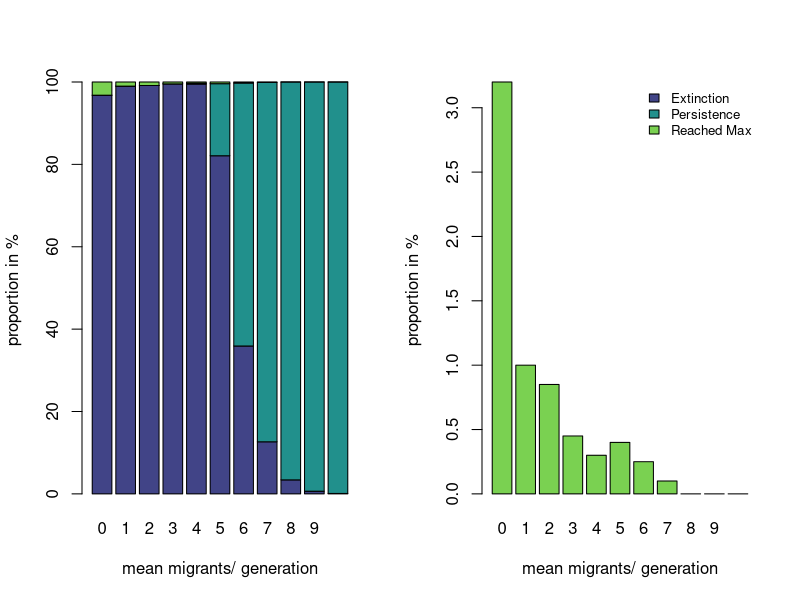
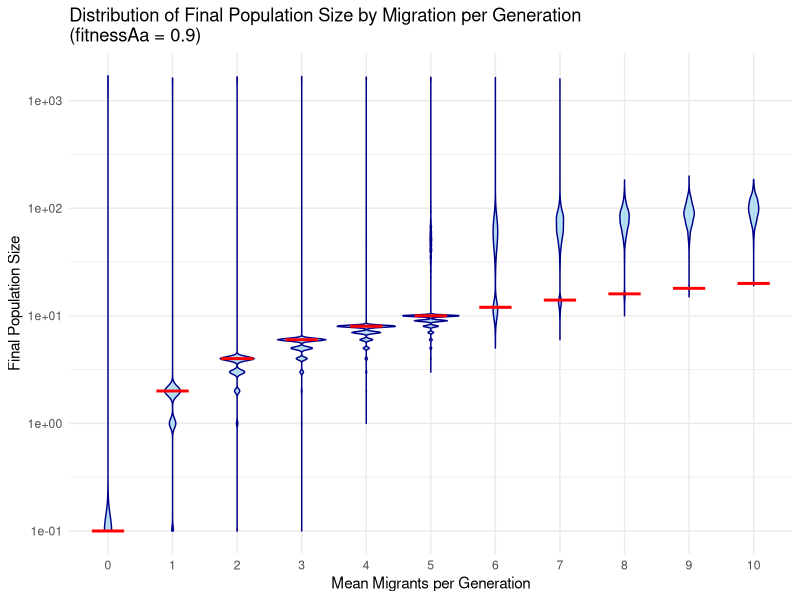
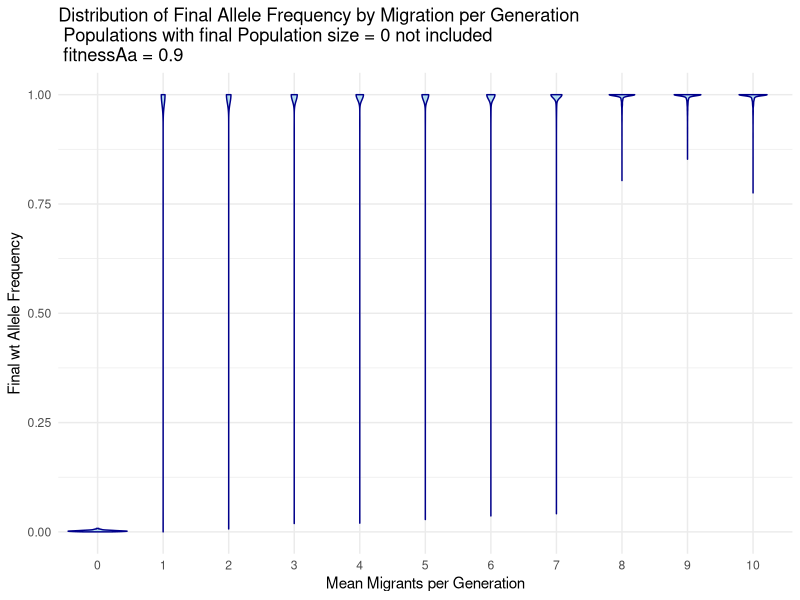
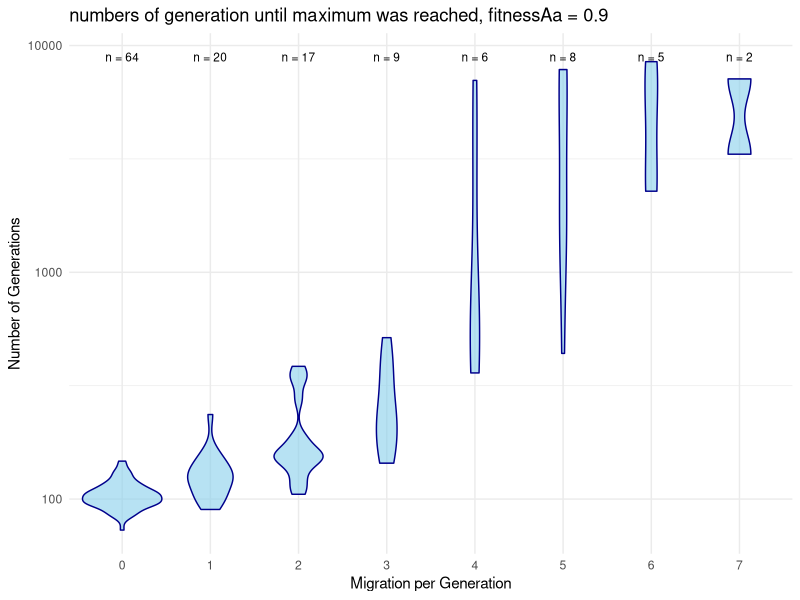
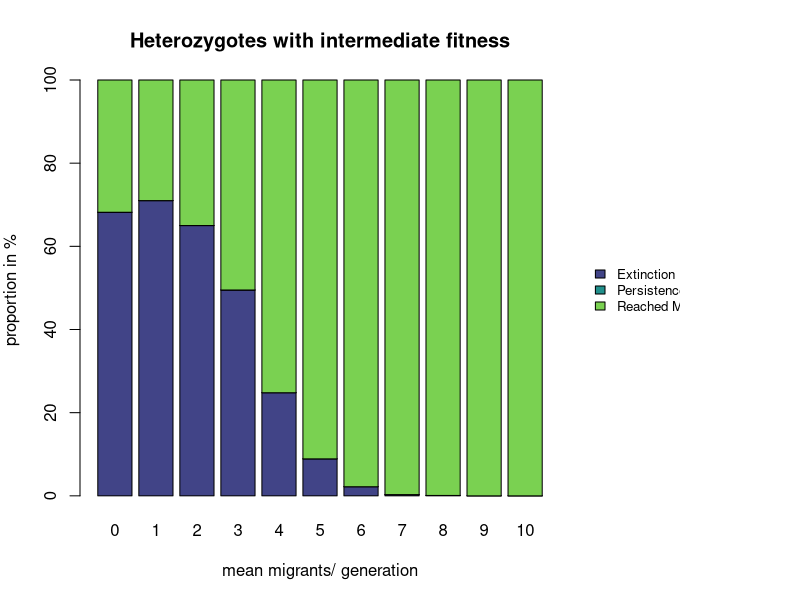
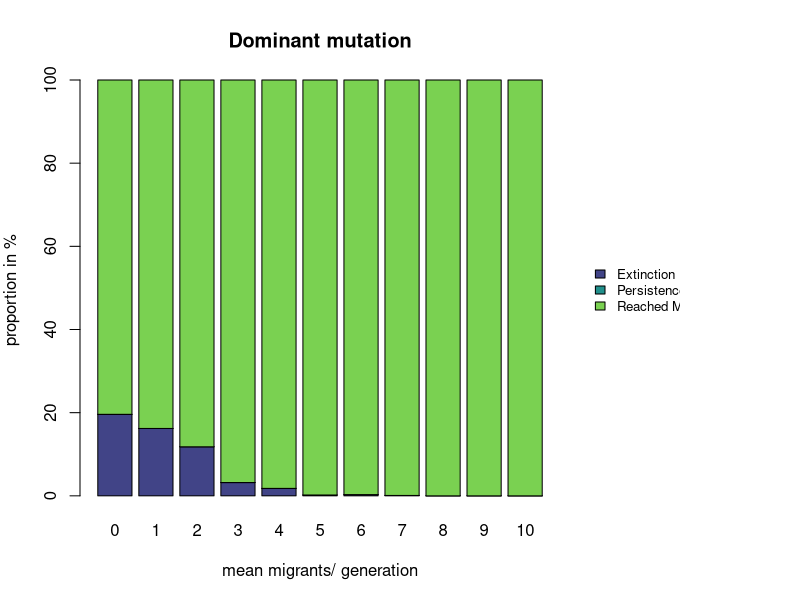

These charts were generated, in order, by the following R code: (Note: this script raises an error after producing the figures.)
## ---- chunk 1
#setwd("C:/Users/flori/OneDrive/Dokumente/Studium/THEE researchpractical/TEE_Shadowvalley") # get the data frame 
df <- read.csv("Data_29_10_2024.csv")
# make a matrix with the amount of each outcome per mig rate
mig <- matrix(NA,nrow = 3, ncol = 11)
for (i in 0:(ncol(mig)-1)){
  mig[,i+1] <- c(sum(df$success[df$migration_per_gen == i & df$fitnessAa ==0.9] == "extinction"),
                 sum(df$success[df$migration_per_gen == i & df$fitnessAa ==0.9] == "medium"),
                 sum(df$success[df$migration_per_gen == i & df$fitnessAa ==0.9] == "reached_max"))
}
# translate it into %
mig <- mig/20
## ---- chunk 2
library("viridis")
colors <- viridis(3,begin = 0.2,end = 0.8)
par(mfrow = (c(1,2)))
barplot(mig, col = colors, names.arg = 0:10, xlab = "mean migrants/ generation", ylab ="proportion in %")
barplot(mig[3,], names.arg = 0:10, col = colors[3],xlab = "mean migrants/ generation", ylab ="proportion in %")
legend("topright", legend = c("Extinction", "Persistence", "Reached Max"), fill = colors, bty = "n", cex = 0.8)
## ---- chunk 3
library(ggplot2)
library(dplyr)

# Filter the data for fitnessAa == 0.9
filtered_data <- df %>%
  filter(fitnessAa == 0.9) %>%
  mutate(final_pop_size = ifelse(final_pop_size == 0,0.1, final_pop_size))

line_data <- data.frame(
  migration_per_gen = 1:11,
  final_pop_size = 2 * (0:10)
) %>%
  mutate(final_pop_size = ifelse(final_pop_size == 0, 0.1, final_pop_size))

# Create a violin plot of final_pop_size against migration_per_gen
ggplot(filtered_data, aes(x = factor(migration_per_gen), y = final_pop_size)) +
  geom_violin(fill = "skyblue", color = "darkblue", alpha = 0.6) +  # Violin plot for distribution
  scale_y_log10()+
  labs(x = "Mean Migrants per Generation", y = "Final Population Size",
       title = "Distribution of Final Population Size by Migration per Generation\n(fitnessAa = 0.9)") +
  theme_minimal()+
  geom_segment(data = line_data, 
               aes(x = migration_per_gen-0.25, 
                   xend = migration_per_gen+0.25, 
                   y = final_pop_size, 
                   yend = final_pop_size), 
               color = "red", 
               size = 1)
## ---- chunk 4
library(ggplot2)
library(dplyr)

# Filter the data for fitnessAa == 0.9
filtered_data <- df %>%
  filter(fitnessAa == 0.9)

# Create a violin plot of final_pop_size against migration_per_gen
ggplot(filtered_data, aes(x = factor(migration_per_gen), y = p_final)) +
  geom_violin(fill = "skyblue", color = "darkblue", alpha = 0.6) +  # Violin plot for distribution
  labs(x = "Mean Migrants per Generation", y = "Final wt Allele Frequency",
       title = "Distribution of Final Allele Frequency by Migration per Generation\n Populations with final Population size = 0 not included \n fitnessAa = 0.9") +
  theme_minimal()
## ---- chunk 5
library(ggplot2)
library(dplyr)

# Filter data where success == 3
filtered_data <- df %>%
  filter(success == "reached_max" & fitnessAa == 0.9)
summary_data <- filtered_data %>%
  group_by(migration_per_gen) %>%
  summarise(
    count = n()  # Count of values in each category
  )
# Create the plot
ggplot(filtered_data, aes(x = factor(migration_per_gen), y = number_of_generations)) +
  geom_violin(fill = "skyblue", color = "darkblue", alpha = 0.6) + 
  labs(x = "Migration per Generation", y = "Number of Generations",
       title = "numbers of generation until maximum was reached, fitnessAa = 0.9") +
  scale_y_log10()+
  geom_text(data = summary_data, aes(x = factor(migration_per_gen), y = max(filtered_data$number_of_generations) * 1.05, 
                                     label = paste("n =", count)), 
            color = "black", size = 3) +
  theme_minimal()
## ---- chunk 6
mig1and1.1 <- matrix(NA,nrow = 3, ncol = 22)
x <- 0
for (j in c(1,1.1)){
  for (i in 0:(ncol(mig)-1)){
    mig1and1.1[,i+1+x] <- c(sum(df$success[df$migration_per_gen == i & df$fitnessAa ==j] == "extinction"),
                      sum(df$success[df$migration_per_gen == i & df$fitnessAa ==j] == "medium"),
                      sum(df$success[df$migration_per_gen == i & df$fitnessAa ==j] == "reached_max"))
  }
  x <- x+11
}
mig1and1.1 <- mig1and1.1/10
## ---- chunk 7
library("viridis")
colors <- viridis(3,begin = 0.2,end = 0.8)
par(mfrow = c(1, 1), mar = c(5, 4, 4, 6), oma = c(0, 0, 0, 6))
barplot(mig1and1.1[,1:11], col = colors, names.arg = 0:10, xlab = "mean migrants/ generation", ylab ="proportion in %", main = "Heterozygotes with intermediate fitness")
par(xpd = TRUE)  # Allows plotting outside the plot region
legend("right", inset = -0.3, legend = c("Extinction", "Persistence", "Reached Max"), fill = colors, bty = "n", cex = 0.8)
## ---- chunk 8
library("viridis")
colors <- viridis(3,begin = 0.2,end = 0.8)
par(mfrow = c(1, 1), mar = c(5, 4, 4, 6), oma = c(0, 0, 0, 6))
barplot(mig1and1.1[,12:22], col = colors, names.arg = 0:10, xlab = "mean migrants/ generation", ylab ="proportion in %", main = "Dominant mutation")
par(xpd = TRUE)  # Allows plotting outside the plot region
legend("right", inset = -0.3, legend = c("Extinction", "Persistence", "Reached Max"), fill = colors, bty = "n", cex = 0.8)
## ---- chunk 9
knitr::include_graphics('images/FULL_IMAGE_TOT.png')


## ---- chunk 10
knitr::include_graphics('images/TESTO.png')


